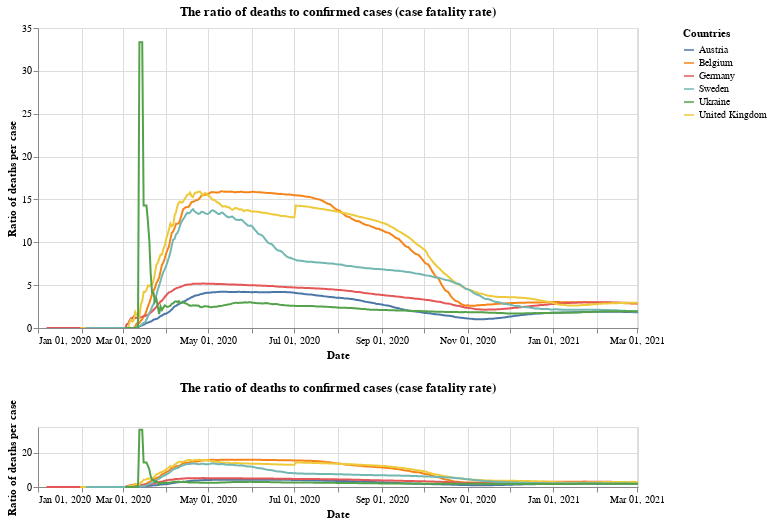

This figure's notebook cell:
### Markdown cell above
## Case fatality rate

### Code cell
#collapse
base = alt.Chart(x_small).mark_line().encode(
    x=alt.X("yearmonthdate(date):T", axis=alt.Axis(title='Date')),
    y=alt.Y("ratio:Q", axis=alt.Axis(title='Ratio of deaths per case')),
    tooltip='id',
    color=alt.Color('id', legend=alt.Legend(title="Countries")),
opacity=alt.condition(leg_selection, alt.value(1), alt.value(0.2))
).add_selection(leg_selection).properties(title='The ratio of deaths to confirmed cases (case fatality rate)', width=600)

upper = base.encode(
    alt.X('yearmonthdate(date):T',axis=alt.Axis(title='Date'),
          scale=alt.Scale(domain=brush))
)

lower = base.properties(
    height=60
).add_selection(brush)

upper & lower

### Figure 1 — Vega-Lite specification as saved in the notebook (floating-point values rounded to 4 significant figures; data arrays with more than 128 entries replaced by an {"elided": "..."} marker saying what was removed)
{"config": {"view": {"continuousWidth": 400, "continuousHeight": 300}}, "vconcat": [{"mark": "line", "encoding": {"color": {"type": "nominal", "field": "id", "legend": {"title": "Countries"}}, "opacity": {"condition": {"value": 1, "selection": "selector001"}, "value": 0.2}, "tooltip": {"type": "nominal", "field": "id"}, "x": {"type": "temporal", "axis": {"title": "Date"}, "field": "date", "scale": {"domain": {"selection": "selector004"}}, "timeUnit": "yearmonthdate"}, "y": {"type": "quantitative", "axis": {"title": "Ratio of deaths per case"}, "field": "ratio"}}, "selection": {"selector001": {"type": "multi", "fields": ["id"], "bind": "legend"}}, "title": "The ratio of deaths to confirmed cases (case fatality rate)", "width": 600}, {"mark": "line", "encoding": {"color": {"type": "nominal", "field": "id", "legend": {"title": "Countries"}}, "opacity": {"condition": {"value": 1, "selection": "selector001"}, "value": 0.2}, "tooltip": {"type": "nominal", "field": "id"}, "x": {"type": "temporal", "axis": {"title": "Date"}, "field": "date", "timeUnit": "yearmonthdate"}, "y": {"type": "quantitative", "axis": {"title": "Ratio of deaths per case"}, "field": "ratio"}}, "height": 60, "selection": {"selector001": {"type": "multi", "fields": ["id"], "bind": "legend"}, "selector004": {"type": "interval", "encodings": ["x"]}}, "title": "The ratio of deaths to confirmed cases (case fatality rate)", "width": 600}], "data": {"name": "data-83c90272a47a42a40b8ff082e3635faf"}, "$schema": "https://vega.github.io/schema/vega-lite/v4.8.1.json", "datasets": {"data-83c90272a47a42a40b8ff082e3635faf": {"elided": "2562 records"}}}
